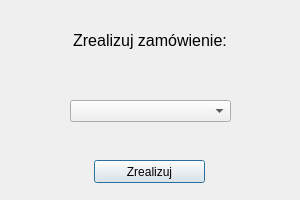
<?xml version="1.0" encoding="UTF-8"?>
<ui version="4.0">
 <class>zrealizuj</class>
 <widget class="QDialog" name="zrealizuj">
  <property name="geometry">
   <rect>
    <x>0</x>
    <y>0</y>
    <width>300</width>
    <height>200</height>
   </rect>
  </property>
  <property name="windowTitle">
   <string>Dialog</string>
  </property>
  <widget class="QPushButton" name="zrealizuj_2">
   <property name="geometry">
    <rect>
     <x>94</x>
     <y>160</y>
     <width>111</width>
     <height>23</height>
    </rect>
   </property>
   <property name="text">
    <string>Zrealizuj</string>
   </property>
  </widget>
  <widget class="QComboBox" name="zamowienia">
   <property name="geometry">
    <rect>
     <x>70</x>
     <y>100</y>
     <width>161</width>
     <height>22</height>
    </rect>
   </property>
  </widget>
  <widget class="QLabel" name="label">
   <property name="geometry">
    <rect>
     <x>0</x>
     <y>0</y>
     <width>300</width>
     <height>81</height>
    </rect>
   </property>
   <property name="font">
    <font>
     <pointsize>12</pointsize>
    </font>
   </property>
   <property name="text">
    <string>&lt;html&gt;&lt;head/&gt;&lt;body&gt;&lt;p&gt;Zrealizuj zamówienie:&lt;/p&gt;&lt;/body&gt;&lt;/html&gt;</string>
   </property>
   <property name="alignment">
    <set>Qt::AlignCenter</set>
   </property>
  </widget>
 </widget>
 <resources/>
 <connections/>
</ui>
